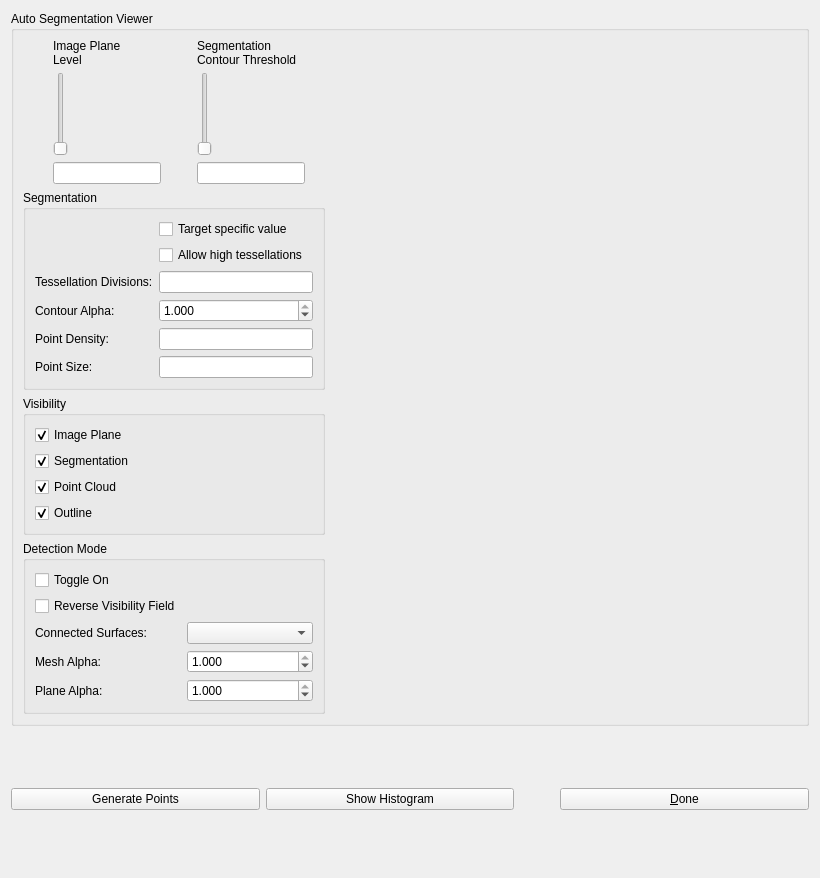
<?xml version="1.0" encoding="UTF-8"?>
<ui version="4.0">
 <class>AutoSegmentationWidget</class>
 <widget class="QWidget" name="AutoSegmentationWidget">
  <property name="geometry">
   <rect>
    <x>0</x>
    <y>0</y>
    <width>820</width>
    <height>878</height>
   </rect>
  </property>
  <property name="windowTitle">
   <string>Auto Segmentation</string>
  </property>
  <layout class="QVBoxLayout" name="verticalLayout">
   <item>
    <widget class="QGroupBox" name="groupBox">
     <property name="sizePolicy">
      <sizepolicy hsizetype="Preferred" vsizetype="Expanding">
       <horstretch>0</horstretch>
       <verstretch>0</verstretch>
      </sizepolicy>
     </property>
     <property name="title">
      <string>Auto Segmentation Viewer</string>
     </property>
     <layout class="QHBoxLayout" name="horizontalLayout_3">
      <item>
       <layout class="QVBoxLayout" name="verticalLayout_3">
        <item>
         <layout class="QHBoxLayout" name="horizontalLayout_2">
          <item>
           <spacer name="horizontalSpacer_2">
            <property name="sizeHint" stdset="0">
             <size>
              <width>20</width>
              <height>20</height>
             </size>
            </property>
           </spacer>
          </item>
          <item>
           <layout class="QVBoxLayout" name="verticalLayout_5" stretch="0,0,0">
            <property name="spacing">
             <number>6</number>
            </property>
            <property name="sizeConstraint">
             <enum>QLayout::SetDefaultConstraint</enum>
            </property>
            <property name="leftMargin">
             <number>10</number>
            </property>
            <property name="rightMargin">
             <number>10</number>
            </property>
            <item>
             <widget class="QLabel" name="label">
              <property name="sizePolicy">
               <sizepolicy hsizetype="Fixed" vsizetype="Fixed">
                <horstretch>0</horstretch>
                <verstretch>0</verstretch>
               </sizepolicy>
              </property>
              <property name="minimumSize">
               <size>
                <width>80</width>
                <height>26</height>
               </size>
              </property>
              <property name="maximumSize">
               <size>
                <width>80</width>
                <height>26</height>
               </size>
              </property>
              <property name="text">
               <string>Image Plane Level</string>
              </property>
              <property name="wordWrap">
               <bool>true</bool>
              </property>
             </widget>
            </item>
            <item>
             <widget class="QSlider" name="isoValueSlider">
              <property name="maximum">
               <number>99</number>
              </property>
             </widget>
            </item>
            <item>
             <widget class="QLineEdit" name="isoValueLineEdit">
              <property name="readOnly">
               <bool>true</bool>
              </property>
             </widget>
            </item>
           </layout>
          </item>
          <item>
           <spacer name="horizontalSpacer_3">
            <property name="sizeHint" stdset="0">
             <size>
              <width>20</width>
              <height>20</height>
             </size>
            </property>
           </spacer>
          </item>
          <item>
           <layout class="QVBoxLayout" name="verticalLayout_4">
            <item>
             <widget class="QLabel" name="label_2">
              <property name="sizePolicy">
               <sizepolicy hsizetype="Preferred" vsizetype="Preferred">
                <horstretch>0</horstretch>
                <verstretch>0</verstretch>
               </sizepolicy>
              </property>
              <property name="minimumSize">
               <size>
                <width>100</width>
                <height>26</height>
               </size>
              </property>
              <property name="maximumSize">
               <size>
                <width>100</width>
                <height>26</height>
               </size>
              </property>
              <property name="text">
               <string>Segmentation Contour Threshold</string>
              </property>
              <property name="wordWrap">
               <bool>true</bool>
              </property>
             </widget>
            </item>
            <item>
             <widget class="QSlider" name="segmentationValueSlider">
              <property name="maximum">
               <number>10000</number>
              </property>
             </widget>
            </item>
            <item>
             <widget class="QLineEdit" name="segmentationValueLineEdit">
              <property name="readOnly">
               <bool>true</bool>
              </property>
             </widget>
            </item>
           </layout>
          </item>
          <item>
           <spacer name="horizontalSpacer_5">
            <property name="sizeHint" stdset="0">
             <size>
              <width>20</width>
              <height>20</height>
             </size>
            </property>
           </spacer>
          </item>
         </layout>
        </item>
        <item>
         <widget class="QGroupBox" name="groupBoxSegmentation">
          <property name="title">
           <string>Segmentation</string>
          </property>
          <layout class="QFormLayout" name="formLayout">
           <item row="3" column="1">
            <widget class="QCheckBox" name="allowHighTessellationsCheckBox">
             <property name="toolTip">
              <string>High tessellations are turned off by default because it may take the contour
calcuation en exceedingly long time to be calcuated.</string>
             </property>
             <property name="text">
              <string>Allow high tessellations</string>
             </property>
            </widget>
           </item>
           <item row="4" column="0">
            <widget class="QLabel" name="label_4">
             <property name="text">
              <string>Tessellation Divisions:</string>
             </property>
            </widget>
           </item>
           <item row="4" column="1">
            <widget class="QLineEdit" name="tessellationDivisionsLineEdit">
             <property name="text">
              <string/>
             </property>
            </widget>
           </item>
           <item row="6" column="0">
            <widget class="QLabel" name="label_5">
             <property name="text">
              <string>Point Density:</string>
             </property>
            </widget>
           </item>
           <item row="6" column="1">
            <widget class="QLineEdit" name="pointDensityLineEdit"/>
           </item>
           <item row="7" column="0">
            <widget class="QLabel" name="label_8">
             <property name="text">
              <string>Point Size:</string>
             </property>
            </widget>
           </item>
           <item row="7" column="1">
            <widget class="QLineEdit" name="pointSizeLineEdit"/>
           </item>
           <item row="0" column="1">
            <widget class="QCheckBox" name="checkBoxTargetSpecificValue">
             <property name="toolTip">
              <string>When dealing with discrete values in the data, this option
 can be used to target single values within the data.
The segmentation contour will have to be very close
 to the targetted value for the segmentation
 at that value to result in anything visible.</string>
             </property>
             <property name="text">
              <string>Target specific value</string>
             </property>
            </widget>
           </item>
           <item row="5" column="0">
            <widget class="QLabel" name="label_3">
             <property name="text">
              <string>Contour Alpha:</string>
             </property>
            </widget>
           </item>
           <item row="5" column="1">
            <widget class="QDoubleSpinBox" name="segmentationAlphaDoubleSpinBox">
             <property name="decimals">
              <number>3</number>
             </property>
             <property name="maximum">
              <double>1.000000000000000</double>
             </property>
             <property name="singleStep">
              <double>0.010000000000000</double>
             </property>
             <property name="value">
              <double>1.000000000000000</double>
             </property>
            </widget>
           </item>
          </layout>
         </widget>
        </item>
        <item>
         <widget class="QGroupBox" name="groupBoxVisibility">
          <property name="title">
           <string>Visibility</string>
          </property>
          <layout class="QVBoxLayout" name="verticalLayout_2">
           <item>
            <widget class="QCheckBox" name="imagePlaneCheckBox">
             <property name="text">
              <string>Image Plane</string>
             </property>
             <property name="checked">
              <bool>true</bool>
             </property>
            </widget>
           </item>
           <item>
            <widget class="QCheckBox" name="segmentationCheckBox">
             <property name="text">
              <string>Segmentation</string>
             </property>
             <property name="checked">
              <bool>true</bool>
             </property>
            </widget>
           </item>
           <item>
            <widget class="QCheckBox" name="pointCloudCheckBox">
             <property name="text">
              <string>Point Cloud</string>
             </property>
             <property name="checked">
              <bool>true</bool>
             </property>
            </widget>
           </item>
           <item>
            <widget class="QCheckBox" name="outlineCheckBox">
             <property name="text">
              <string>Outline</string>
             </property>
             <property name="checked">
              <bool>true</bool>
             </property>
            </widget>
           </item>
          </layout>
         </widget>
        </item>
        <item>
         <widget class="QGroupBox" name="groupBoxDetectionPlane">
          <property name="title">
           <string>Detection Mode</string>
          </property>
          <layout class="QGridLayout" name="gridLayout">
           <item row="4" column="0">
            <widget class="QLabel" name="label_9">
             <property name="sizePolicy">
              <sizepolicy hsizetype="Maximum" vsizetype="Preferred">
               <horstretch>0</horstretch>
               <verstretch>0</verstretch>
              </sizepolicy>
             </property>
             <property name="text">
              <string>Plane Alpha:</string>
             </property>
            </widget>
           </item>
           <item row="1" column="0">
            <widget class="QCheckBox" name="checkBoxReverseField">
             <property name="text">
              <string>Reverse Visibility Field</string>
             </property>
            </widget>
           </item>
           <item row="3" column="1">
            <widget class="QDoubleSpinBox" name="segmentationMeshAlphaDoubleSpinBox">
             <property name="decimals">
              <number>3</number>
             </property>
             <property name="maximum">
              <double>1.000000000000000</double>
             </property>
             <property name="singleStep">
              <double>0.010000000000000</double>
             </property>
             <property name="value">
              <double>1.000000000000000</double>
             </property>
            </widget>
           </item>
           <item row="4" column="1">
            <widget class="QDoubleSpinBox" name="detectionPlaneAlphaDoubleSpinBox">
             <property name="decimals">
              <number>3</number>
             </property>
             <property name="maximum">
              <double>1.000000000000000</double>
             </property>
             <property name="singleStep">
              <double>0.010000000000000</double>
             </property>
             <property name="value">
              <double>1.000000000000000</double>
             </property>
            </widget>
           </item>
           <item row="3" column="0">
            <widget class="QLabel" name="label_10">
             <property name="text">
              <string>Mesh Alpha:</string>
             </property>
            </widget>
           </item>
           <item row="0" column="0">
            <widget class="QCheckBox" name="checkBoxToggleDetection">
             <property name="text">
              <string>Toggle On</string>
             </property>
            </widget>
           </item>
           <item row="2" column="0">
            <widget class="QLabel" name="label_11">
             <property name="text">
              <string>Connected Surfaces:</string>
             </property>
            </widget>
           </item>
           <item row="2" column="1">
            <widget class="QComboBox" name="comboBoxConnectedSurfaces"/>
           </item>
          </layout>
         </widget>
        </item>
       </layout>
      </item>
      <item>
       <spacer name="horizontalSpacer_4">
        <property name="sizeHint" stdset="0">
         <size>
          <width>10</width>
          <height>20</height>
         </size>
        </property>
       </spacer>
      </item>
      <item>
       <widget class="ZincAutoSegmentationWidget" name="zincWidget" native="true">
        <property name="sizePolicy">
         <sizepolicy hsizetype="Expanding" vsizetype="Expanding">
          <horstretch>1</horstretch>
          <verstretch>1</verstretch>
         </sizepolicy>
        </property>
       </widget>
      </item>
     </layout>
    </widget>
   </item>
   <item>
    <layout class="QHBoxLayout" name="horizontalLayout">
     <item>
      <widget class="QPushButton" name="generatePointsButton">
       <property name="text">
        <string>Generate Points</string>
       </property>
      </widget>
     </item>
     <item>
      <widget class="QPushButton" name="histogramPushButton">
       <property name="text">
        <string>Show Histogram</string>
       </property>
      </widget>
     </item>
     <item>
      <spacer name="horizontalSpacer">
       <property name="sizeHint" stdset="0">
        <size>
         <width>40</width>
         <height>20</height>
        </size>
       </property>
      </spacer>
     </item>
     <item>
      <widget class="QPushButton" name="doneButton">
       <property name="text">
        <string>&amp;Done</string>
       </property>
      </widget>
     </item>
    </layout>
   </item>
  </layout>
 </widget>
 <customwidgets>
  <customwidget>
   <class>ZincAutoSegmentationWidget</class>
   <extends>QWidget</extends>
   <header>mapclientplugins/autosegmentationstep/widgets/zincautosegmentationwidget.h</header>
   <container>1</container>
  </customwidget>
 </customwidgets>
 <resources/>
 <connections/>
</ui>
